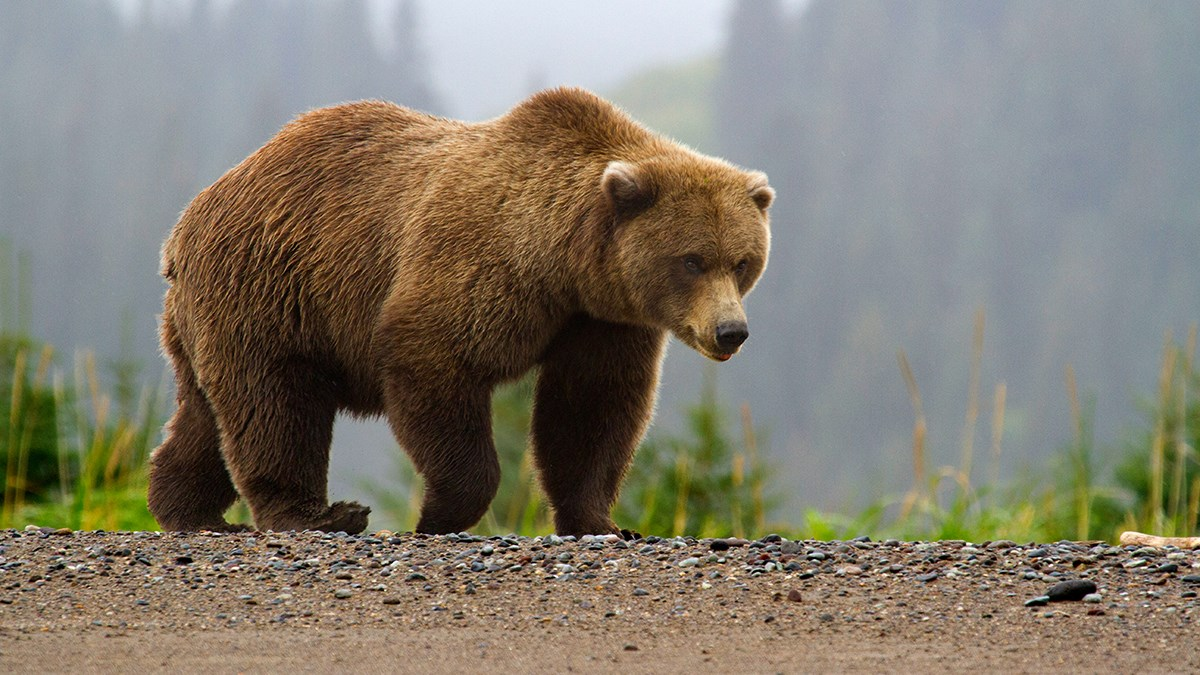
#> input picture Assignment32/input/bear.jpg, 1200 x 675 px
$ jupyter execute convolution_filters.ipynb
#> lines starting #> are read from the running program, lines starting #| are printed output that depends on the picture
[cell 1]
import cv2
import numpy as np

[cell 2]
img = cv2.imread('input/bear.jpg')
#> img is the input picture: shape (675, 1200, 3); mean B, G, R 110.7, 124.1, 130.6

[cell 3]
# 1. Edge detection filter
kernel1 = np.array([[-1 , -1 , -1],
                   [-1 ,  8 , -1],
                   [-1 , -1 , -1]])

# 2. Sharpening filter
kernel2 = np.array([[0  , -1 ,  0],
                   [-1 ,  5 , -1],
                   [0  , -1 ,  0]])

# 3. Emboss filter
kernel3 = np.array([[-2 , -1 ,  0],
                   [-1 ,  1 ,  1],
                   [0  ,  1 ,  2]])

# 4. Identity filter
kernel4 = np.array([[0  ,  0 ,  0],
                   [0  ,  1 ,  0],
                   [0  ,  0 ,  0]])

# 5. Your filter
kernel5 = np.array([[1 ,  -1,  1],
                 [1  ,  -2 , -1],
                  [1,  1 ,  -1]])

[cell 4]
result1 = cv2.filter2D(img,-1,kernel1)
result1 = np.hstack((img,result1))
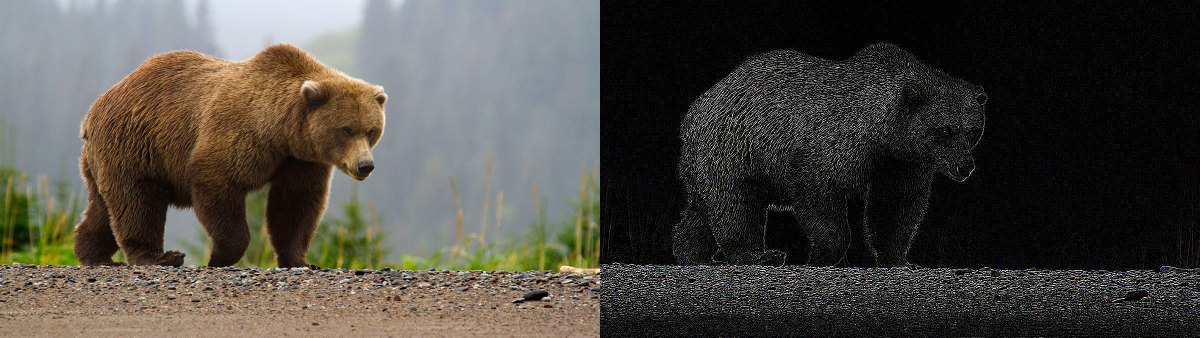
#> result1: shape (675, 2400, 3) (shown at 1/2 size); mean B, G, R 66.5, 73.3, 76.6
cv2.imwrite('output/result_kernel1.png',result1)
#> Out = True

[cell 5]
result2 = cv2.filter2D(img,-1,kernel2)
result2 = np.hstack((img,result2))
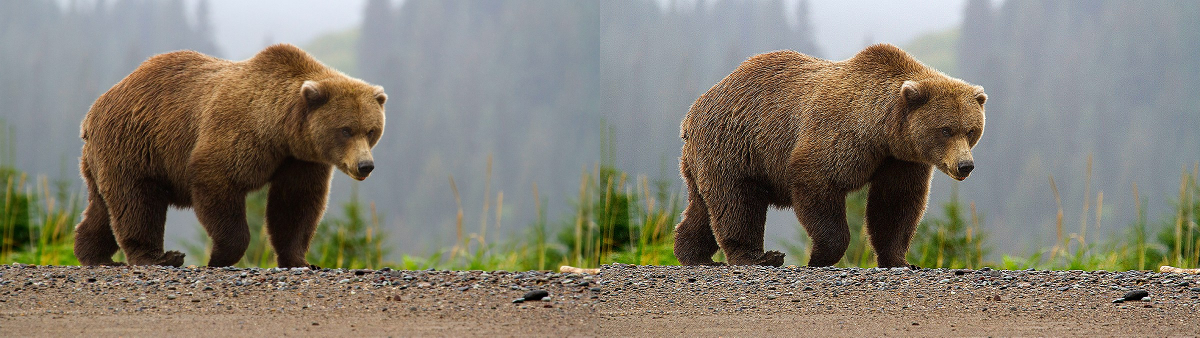
#> result2: shape (675, 2400, 3) (shown at 1/2 size); mean B, G, R 112.2, 124.9, 130.7
cv2.imwrite('output/result_kernel2.png',result2)
#> Out = True

[cell 6]
result3 = cv2.filter2D(img,-1,kernel3)
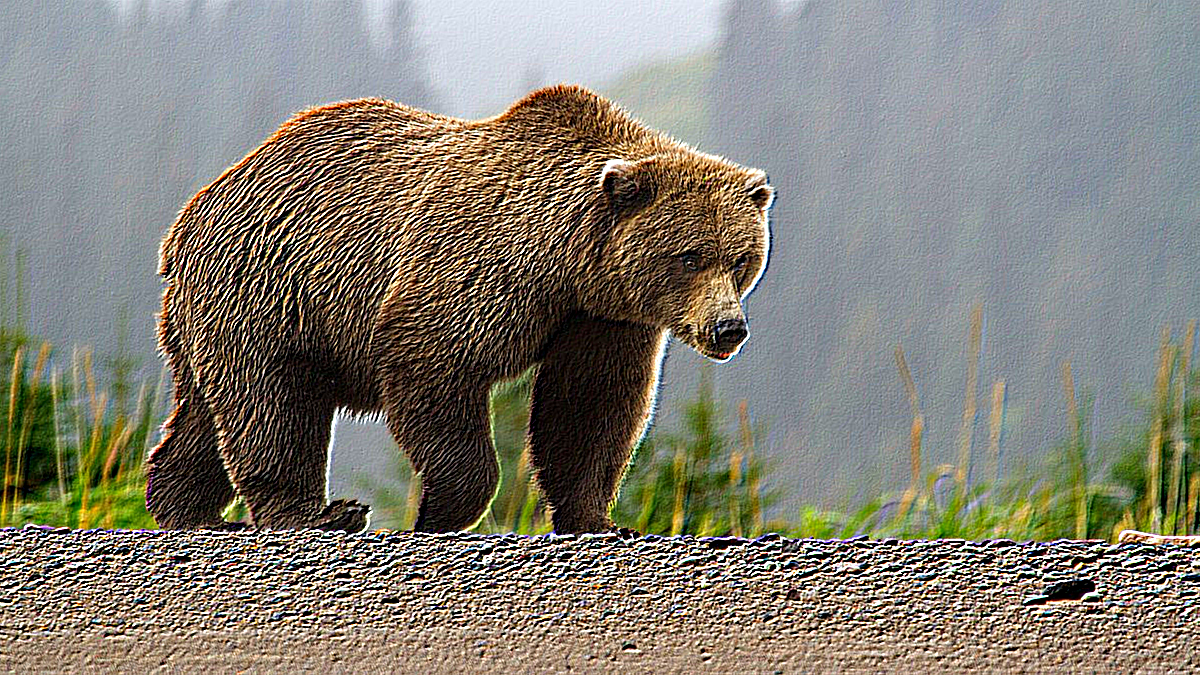
#> result3: shape (675, 1200, 3); mean B, G, R 116, 127, 130.9
result3 = np.hstack((img,result3))
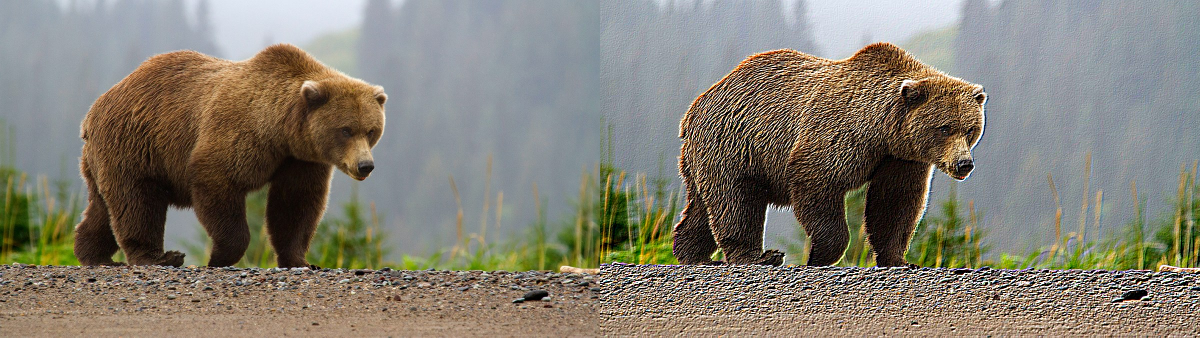
#> result3: shape (675, 2400, 3) (shown at 1/2 size); mean B, G, R 113.3, 125.6, 130.8
cv2.imwrite('output/result_kernel3.png',result3)
#> Out = True

[cell 7]
result4 = cv2.filter2D(img,-1,kernel4)
result4 = np.hstack((img,result4))
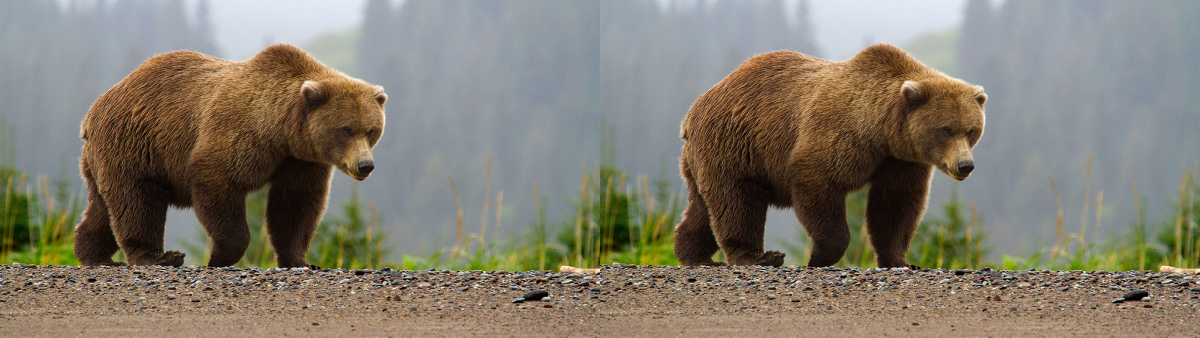
#> result4: shape (675, 2400, 3) (shown at 1/2 size); mean B, G, R 110.7, 124.1, 130.6
cv2.imwrite('output/result_kernel4.png',result4)
#> Out = True

[cell 8]
result5 = cv2.filter2D(img,-1,kernel5)
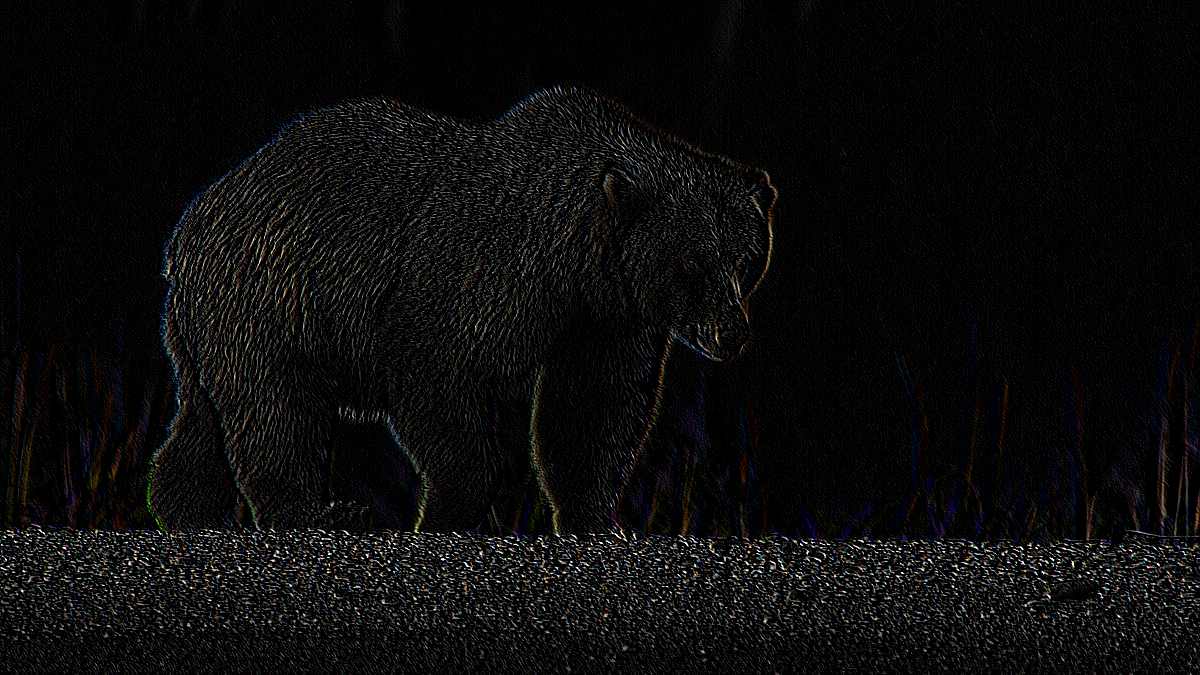
#> result5: shape (675, 1200, 3); mean B, G, R 11.1, 11.2, 11.5
result5 = np.hstack((img,result5))
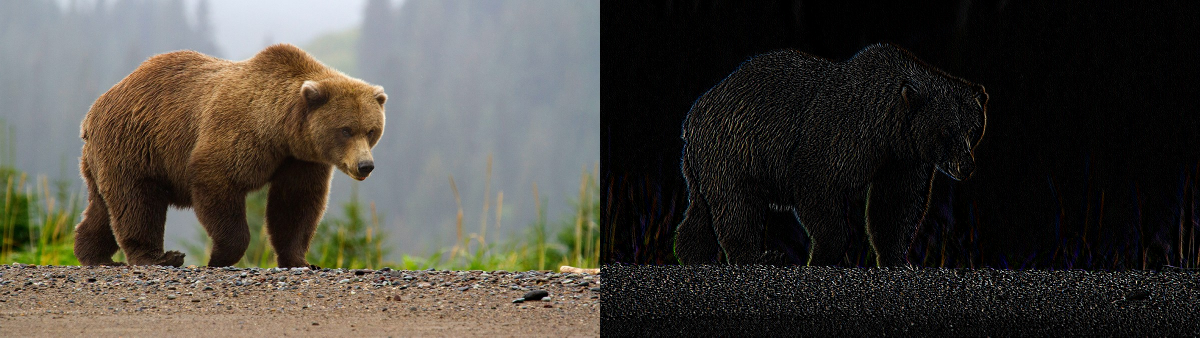
#> result5: shape (675, 2400, 3) (shown at 1/2 size); mean B, G, R 60.9, 67.6, 71.1
cv2.imwrite('output/result_kernel5.png',result5)
#> Out = True

$ run again, with Assignment32/input/land.jpg copied over Assignment32/input/bear.jpg
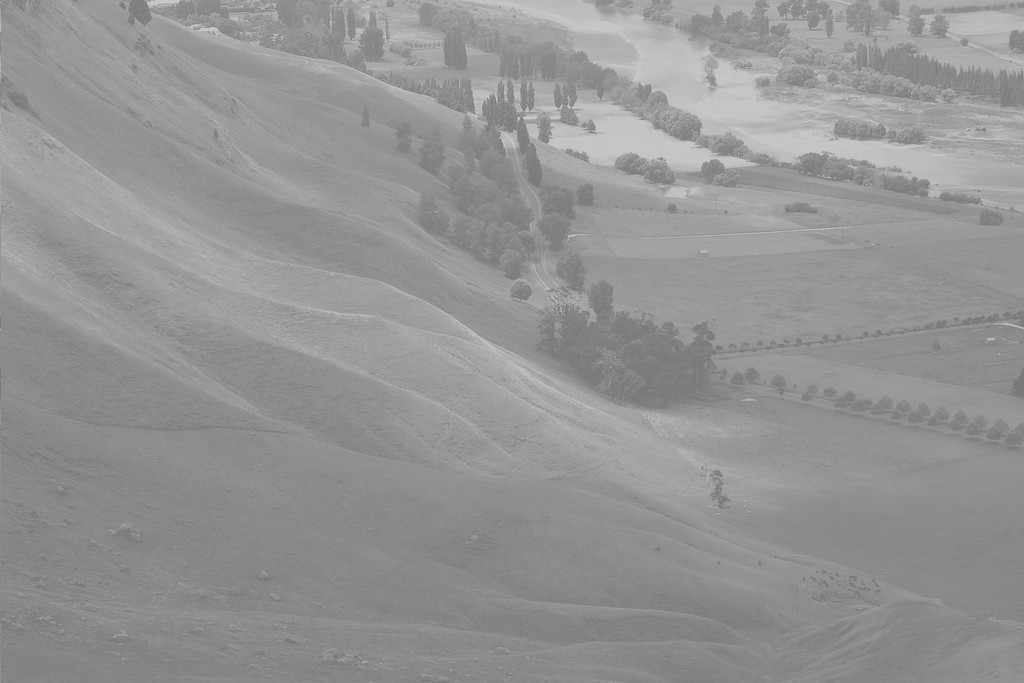
#> input picture Assignment32/input/land.jpg, 1024 x 683 px
#> img is the input picture: shape (683, 1024, 3); min 114, max 208, mean 148
#> `cv2.imwrite('output/result_kernel1.png',result1)`: Out = True
#> `result3 = np.hstack((img,result3))`:
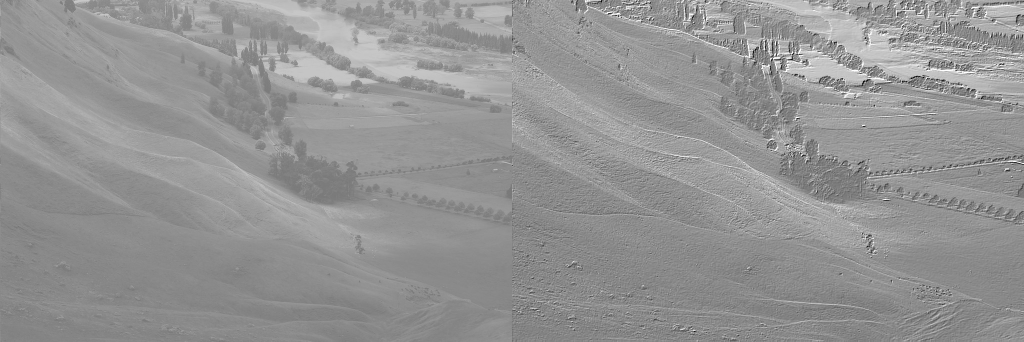
#> result3: shape (683, 2048, 3) (shown at 1/2 size); min 0, max 255, mean 147.8
#> `result5 = cv2.filter2D(img,-1,kernel5)`:
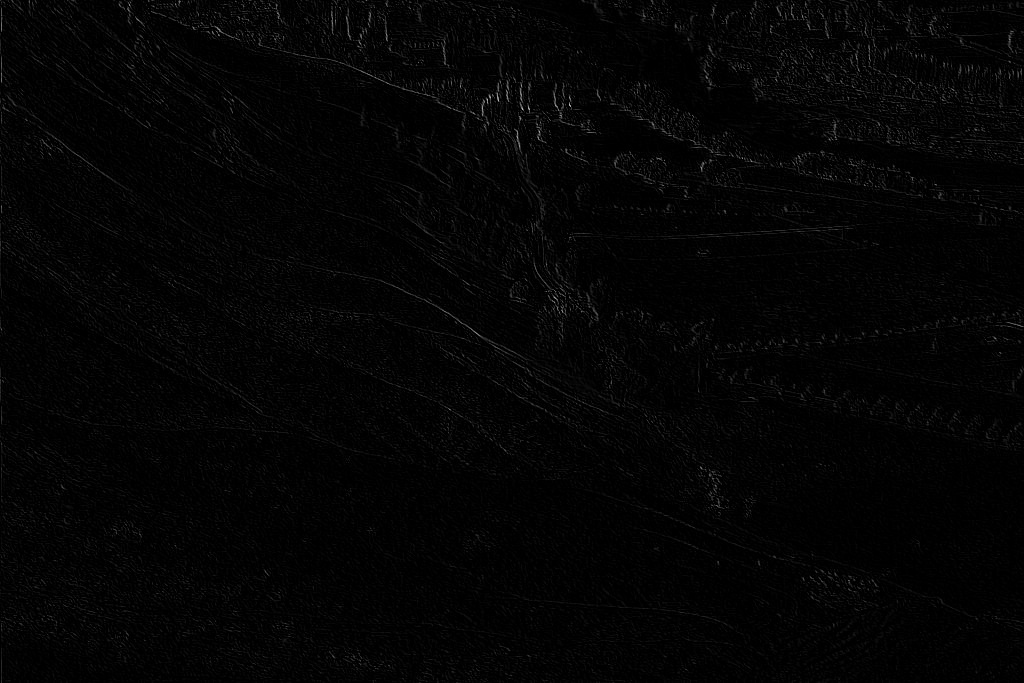
#> result5: shape (683, 1024, 3); min 0, max 184, mean 3.8
